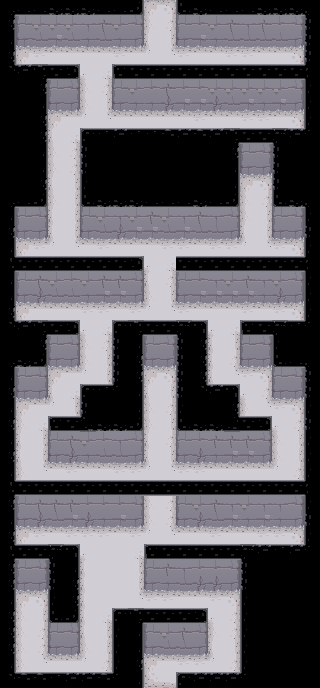

Rendered tile map (Tiled .tmx) drawn with the repository's tilesets; below, a short description and the full map source, tile grids included:
An orthogonal 20x43 tile map with 16x16 px tiles, 2 tile layers (Floor, Ceilng), 1 hidden layer not drawn.

<map version="1.0" orientation="orthogonal" renderorder="right-down" width="20" height="43" tilewidth="16" tileheight="16" nextobjectid="4">
 <tileset firstgid="1" name="dungeon tileset calciumtrice" tilewidth="16" tileheight="16" tilecount="1050" columns="30">
  <image source="dungeon tileset calciumtrice.png" width="480" height="560" />
  <terraintypes>
   <terrain name="Ceiling" tile="55" />
   <terrain name="Wall" tile="156" />
   <terrain name="Floor" tile="235" />
  </terraintypes>
  <tile id="30" terrain="0,0,0,0" />
  <tile id="31" terrain=",,,0" />
  <tile id="32" terrain=",,0," />
  <tile id="33" terrain=",0,," />
  <tile id="34" terrain="0,,," />
  <tile id="35" terrain=",0,,0" />
  <tile id="37" terrain=",0,,0" />
  <tile id="38" terrain=",,0,0" />
  <tile id="39" terrain=",,0,0" />
  <tile id="40" terrain=",,0,0" />
  <tile id="41" terrain="0,0,," />
  <tile id="43" terrain="0,0,," />
  <tile id="44" terrain="0,,0," />
  <tile id="46" terrain="0,,0," />
  <tile id="79" terrain=",0,0,0" />
  <tile id="80" terrain="0,,0,0" />
  <tile id="81" terrain="0,0,,0" />
  <tile id="82" terrain="0,0,0," />
  <tile id="120" terrain=",,,1" />
  <tile id="121" terrain=",,1,1" />
  <tile id="122" terrain=",,1,1" />
  <tile id="123" terrain=",,1,1" />
  <tile id="124" terrain=",,1,1" />
  <tile id="125" terrain=",,1," />
  <tile id="150" terrain=",1,," />
  <tile id="151" terrain="1,1,," />
  <tile id="152" terrain="1,1,," />
  <tile id="153" terrain="1,1,," />
  <tile id="154" terrain="1,1,," />
  <tile id="155" terrain="1,,," />
  <tile id="210" terrain="2,2,2,2" />
  <tile id="211" terrain=",,,2" />
  <tile id="212" terrain=",,2," />
  <tile id="213" terrain=",2,," />
  <tile id="214" terrain="2,,," />
  <tile id="216" terrain=",2,,2" />
  <tile id="217" terrain=",2,,2" />
  <tile id="218" terrain=",,2,2" />
  <tile id="220" terrain=",,2,2" />
  <tile id="222" terrain="2,2,," />
  <tile id="223" terrain="2,2,," />
  <tile id="225" terrain="2,,2," />
  <tile id="226" terrain="2,,2," />
  <tile id="259" terrain=",2,2,2" />
  <tile id="260" terrain="2,,2,2" />
  <tile id="261" terrain="2,2,,2" />
  <tile id="262" terrain="2,2,2," />
 </tileset>
 <imagelayer name="Background" visible="0" offsetx="-624" offsety="16">
  <image source="../puzzle5.png" width="1248" height="672" />
 </imagelayer>
 <layer name="Floor" width="20" height="43">
  <data encoding="csv">
0,0,0,0,0,0,0,0,0,212,213,0,0,0,0,0,0,0,0,0,
0,121,122,122,122,124,123,122,126,217,226,121,125,122,123,124,123,125,126,0,
0,151,154,152,154,155,154,155,156,218,227,151,152,155,154,154,154,154,156,0,
0,212,219,221,221,221,221,219,221,260,261,219,221,221,219,219,221,221,213,0,
0,214,223,224,224,262,263,224,224,224,223,223,223,224,224,224,223,224,215,0,
0,0,0,121,126,217,226,121,122,125,123,125,125,122,122,122,122,122,126,0,
0,0,0,151,156,217,227,151,155,155,153,152,152,153,154,152,155,152,156,0,
0,0,0,212,221,260,261,221,221,221,221,221,219,221,221,219,219,221,213,0,
0,0,0,218,263,224,223,224,223,223,223,224,223,223,224,224,224,223,215,0,
0,0,0,217,226,0,0,0,0,0,0,0,0,0,0,121,126,0,0,0,
0,0,0,217,226,0,0,0,0,0,0,0,0,0,0,151,156,0,0,0,
0,0,0,218,227,0,0,0,0,0,0,0,0,0,0,212,213,0,0,0,
0,0,0,217,227,0,0,0,0,0,0,0,0,0,0,217,226,0,0,0,
0,121,126,218,227,121,122,124,122,123,122,124,123,124,126,217,227,121,126,0,
0,151,156,218,227,151,154,153,152,152,154,152,154,154,156,218,227,151,156,0,
0,212,219,260,261,221,219,221,221,221,219,219,221,219,219,260,261,219,213,0,
0,214,224,224,224,223,223,224,224,262,263,223,224,223,224,224,223,223,215,0,
0,121,123,122,125,122,123,123,126,218,226,121,125,124,122,123,124,122,126,0,
0,151,153,154,154,155,152,152,156,217,227,151,152,152,152,152,155,153,156,0,
0,212,221,221,221,219,219,221,219,260,261,219,221,221,221,219,221,219,213,0,
0,214,224,224,223,262,263,223,224,224,224,224,223,262,263,223,223,223,215,0,
0,0,0,121,126,217,226,0,0,121,126,0,0,218,227,121,126,0,0,0,
0,0,0,151,156,217,227,0,0,151,156,0,0,218,226,151,156,0,0,0,
0,121,126,212,221,260,227,0,0,212,213,0,0,218,261,219,213,121,126,0,
0,151,156,218,263,224,215,0,0,218,227,0,0,214,224,262,226,151,156,0,
0,212,221,260,227,0,0,0,0,217,226,0,0,0,0,217,261,219,213,0,
0,217,263,224,215,0,0,0,0,217,227,0,0,0,0,214,224,262,226,0,
0,218,227,121,123,122,125,124,126,218,226,121,125,123,123,123,126,217,227,0,
0,218,227,151,153,155,154,154,156,218,227,151,153,155,152,152,156,217,227,0,
0,217,261,221,219,221,221,219,219,260,261,219,219,221,221,221,221,260,226,0,
0,214,223,224,223,224,224,223,224,262,263,224,223,224,223,224,223,223,215,0,
0,121,123,123,123,125,125,125,126,217,226,121,122,123,124,122,124,124,126,0,
0,151,153,154,152,153,155,152,156,217,226,151,153,154,152,155,152,155,156,0,
0,212,219,221,219,219,219,221,219,260,261,221,221,219,221,221,219,219,213,0,
0,214,223,223,224,262,211,211,263,223,223,224,223,223,223,223,223,224,215,0,
0,121,126,0,0,218,211,211,227,121,123,124,125,125,126,0,0,0,0,0,
0,151,156,0,0,218,211,211,227,151,155,154,153,153,156,0,0,0,0,0,
0,212,213,0,0,218,211,211,261,219,219,221,221,219,213,0,0,0,0,0,
0,217,227,0,0,218,263,223,223,224,223,223,223,262,226,0,0,0,0,0,
0,217,226,121,126,218,227,0,0,121,122,123,126,217,226,0,0,0,0,0,
0,217,226,151,156,217,227,0,0,151,154,154,156,218,227,0,0,0,0,0,
0,217,261,221,221,260,226,0,0,212,221,219,219,260,226,0,0,0,0,0,
0,214,223,223,223,223,215,0,0,214,224,223,224,224,215,0,0,0,0,0
</data>
 </layer>
 <layer name="Ceilng" width="20" height="43">
  <data encoding="csv">
83,44,44,42,42,42,44,44,35,0,0,34,42,44,44,44,42,42,42,82,
45,0,0,0,0,0,0,0,0,0,0,0,0,0,0,0,0,0,0,36,
47,0,0,0,0,0,0,0,0,0,0,0,0,0,0,0,0,0,0,36,
45,0,0,0,0,0,0,0,0,0,0,0,0,0,0,0,0,0,0,36,
81,39,67,52,50,0,0,48,52,52,52,52,52,52,52,52,52,52,52,85,
31,31,45,0,0,0,0,0,0,0,0,0,0,0,0,0,0,0,0,38,
31,31,47,0,0,0,0,0,0,0,0,0,0,0,0,0,0,0,0,38,
31,31,45,0,0,0,0,0,0,0,0,0,0,0,0,0,0,0,0,38,
31,31,45,0,0,32,41,39,41,41,40,39,40,39,67,52,52,68,39,80,
31,31,47,0,0,36,31,31,31,31,31,31,31,31,45,0,0,36,31,31,
31,31,47,0,0,36,31,31,31,31,31,31,31,31,47,0,0,36,31,31,
31,31,45,0,0,38,31,31,31,31,31,31,31,31,47,0,0,36,31,31,
83,44,35,0,0,34,42,42,42,44,44,44,42,44,35,0,0,34,42,82,
47,0,0,0,0,0,0,0,0,0,0,0,0,0,0,0,0,0,0,38,
45,0,0,0,0,0,0,0,0,0,0,0,0,0,0,0,0,0,0,36,
47,0,0,0,0,0,0,0,0,0,0,0,0,0,0,0,0,0,0,38,
86,52,52,52,52,52,52,52,50,0,0,52,52,52,52,52,52,52,52,85,
47,0,0,0,0,0,0,0,0,0,0,0,0,0,0,0,0,0,0,38,
47,0,0,0,0,0,0,0,0,0,0,0,0,0,0,0,0,0,0,38,
45,0,0,0,0,0,0,0,0,0,0,0,0,0,0,0,0,0,0,38,
81,39,67,52,50,0,0,32,67,52,52,68,33,0,0,48,52,68,41,80,
31,31,45,0,0,0,0,36,47,0,0,36,45,0,0,0,0,38,31,31,
83,42,35,0,0,0,0,36,45,0,0,36,45,0,0,0,0,34,44,82,
47,0,0,0,0,0,0,36,45,0,0,36,45,0,0,0,0,0,0,36,
45,0,0,0,0,32,41,80,47,0,0,36,81,39,33,0,0,0,0,36,
47,0,0,0,0,36,31,31,47,0,0,38,31,31,45,0,0,0,0,38,
45,0,0,48,52,66,42,42,35,0,0,34,42,42,65,52,50,0,0,36,
47,0,0,0,0,0,0,0,0,0,0,0,0,0,0,0,0,0,0,38,
45,0,0,0,0,0,0,0,0,0,0,0,0,0,0,0,0,0,0,38,
47,0,0,0,0,0,0,0,0,0,0,0,0,0,0,0,0,0,0,38,
86,52,52,52,52,52,52,52,52,52,52,52,52,52,52,52,52,52,52,85,
45,0,0,0,0,0,0,0,0,0,0,0,0,0,0,0,0,0,0,38,
47,0,0,0,0,0,0,0,0,0,0,0,0,0,0,0,0,0,0,36,
45,0,0,0,0,0,0,0,0,0,0,0,0,0,0,0,0,0,0,38,
86,52,52,68,33,0,0,0,0,48,52,52,52,52,52,68,39,41,39,80,
45,0,0,36,47,0,0,0,0,0,0,0,0,0,0,36,31,31,31,31,
45,0,0,36,45,0,0,0,0,0,0,0,0,0,0,36,31,31,31,31,
47,0,0,38,45,0,0,0,0,0,0,0,0,0,0,38,31,31,31,31,
45,0,0,34,35,0,0,32,67,52,52,52,50,0,0,38,31,31,31,31,
45,0,0,0,0,0,0,38,47,0,0,0,0,0,0,38,31,31,31,31,
45,0,0,0,0,0,0,38,47,0,0,0,0,0,0,38,31,31,31,31,
47,0,0,0,0,0,0,38,45,0,0,0,0,0,0,38,31,31,31,31,
81,40,40,41,39,39,40,80,47,0,0,32,39,39,39,80,31,31,31,31
</data>
 </layer>
</map>
